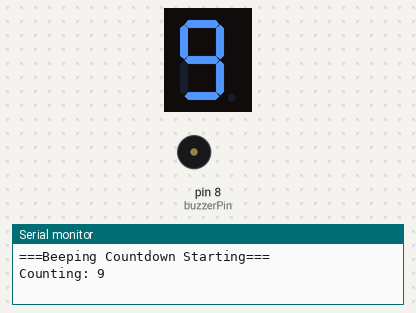
The sketch below on a simulated Arduino Uno, built with avr-gcc and run on an emulated ATmega328P. Shown: 1-digit seven-segment display, buzzer (waves = sounding), the last lines printed to the serial monitor. Wiring (inferred from the names in the program): 1-digit 7-segment display, segments lit when HIGH: segments pin 2, pin 3, pin 4, pin 5, pin 6, pin 7, pin 9. The segment pins are drawn as the display they are named for.

Above: at 0.3 s.
At 5.3 s:
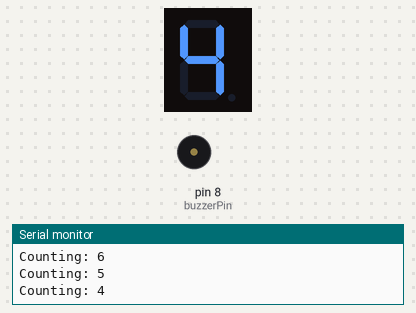
At 10.1 s:
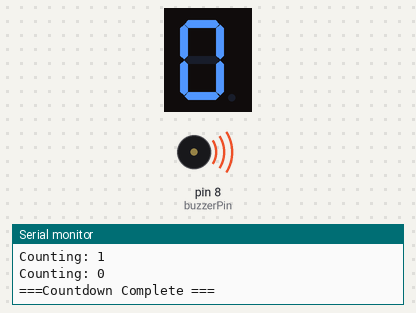
At 11.1 s:
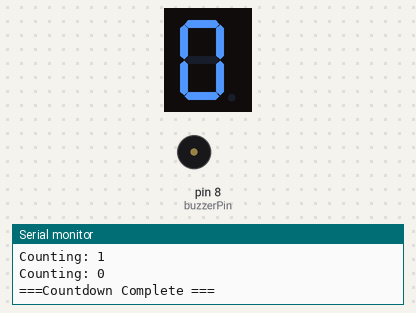
Timing chart, 0 to 12.6 s (numbered marks = the images above):
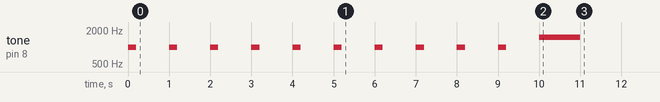

The sketch:

Assignment2c_Kumi_Kenneth_Nana.ino
```cpp
int segmentPins[] = {2, 3, 4, 5, 6, 7, 9};
int numSegments = 7;
int buzzerPin = 8;
byte digits[10][7] ={
  {1, 1, 1, 1, 1, 1, 0}, // 0
  {0, 1, 1, 0, 0, 0 ,0}, // 1
  {1, 1, 0, 1, 1, 0, 1}, // 2
  {1, 1, 1, 1, 0, 0, 1}, // 3
  {0, 1, 1, 0, 0, 1, 1}, // 4
  {1, 0, 1, 1, 0, 1, 1}, // 5
  {1, 0, 1, 1, 1, 1, 1}, // 6
  {1, 1, 1, 0, 0, 0, 0}, // 7
  {1, 1, 1, 1, 1, 1, 1}, // 8
  {1, 1, 1, 1, 0, 1, 1}, // 9
};

void showDigit(int n){
   if (n < 0 || n > 9)  return;

  for(int i = 0 ; i < numSegments; i++){
    digitalWrite(segmentPins[i], digits[n][i]);
  }
}

void setup() {
  // put your setup code here, to run once:

  for(int i = 0; i < 9; i++){
    pinMode(segmentPins[i], OUTPUT);
  }
  Serial.begin(9600);
  Serial.println("===Beeping Countdown Starting===");
  int count = 9;
  while(count >= 0){
    Serial.print("Counting: ");
    Serial.println(count);
    showDigit(count);
    tone(buzzerPin, 1000,200);
    delay(1000);
    count = count -1;
  }
  tone(buzzerPin, 1500, 1000);
  Serial.print("===Countdown Complete ===");

}

void loop() {
  // put your main code here, to run repeatedly:

}
```

Measured:
- by itself, tone on pin 8 (buzzerPin): plays 1000 Hz for 0.20 s, 1000 Hz for 0.20 s, 1000 Hz for 0.20 s, 1000 Hz for 0.20 s, 1000 Hz for 0.20 s, 1000 Hz for 0.20 s … (11 notes in this stretch)
- what the display in image 1 shows lasts 1.0 s, from 5.0 s to 6.0 s
